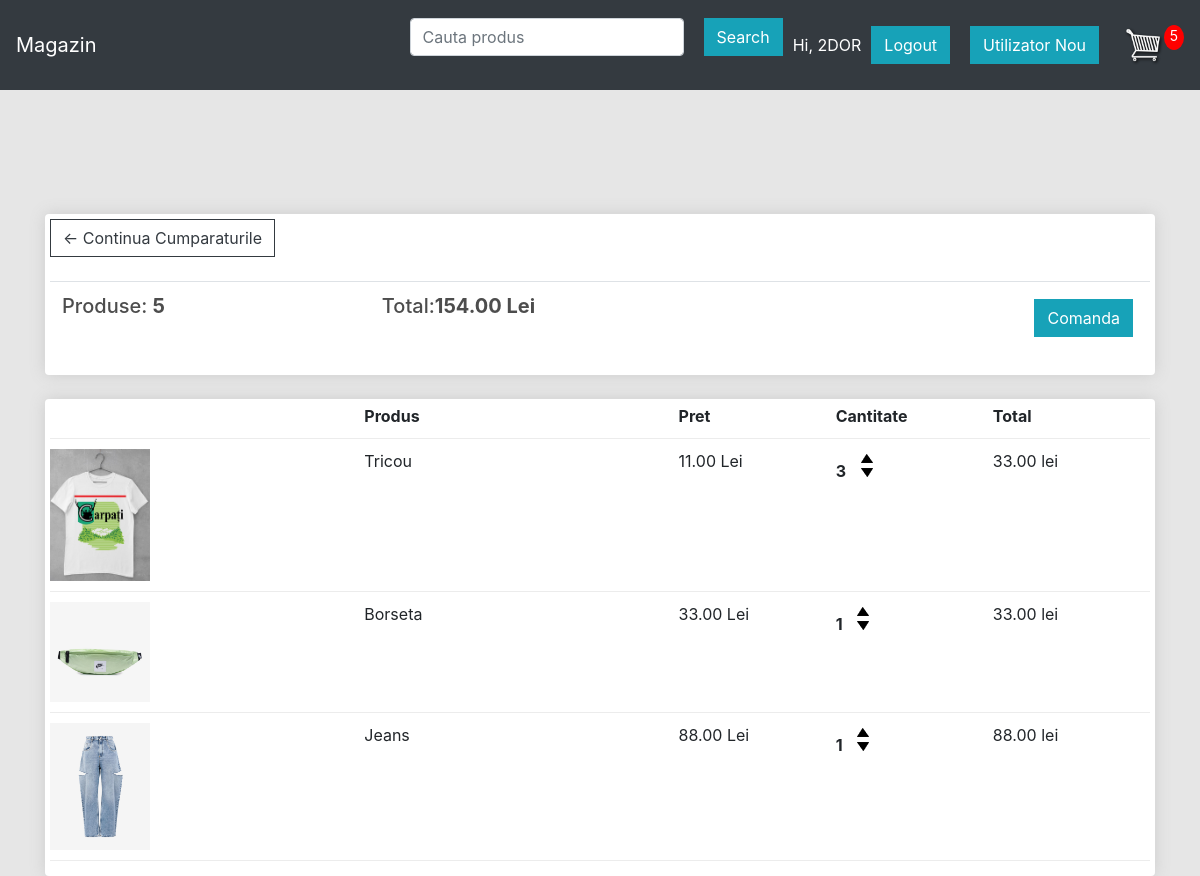
The app's page /cos/ (signed in) with its own data.
### magazin/models.py (models this page shows, shortened)
class Comanda(models.Model):
	client = models.ForeignKey(Client, on_delete=models.SET_NULL, blank=True, null=True)
	data_comenzii = models.DateTimeField(auto_now_add=True)
	complet = models.BooleanField(default=False)
	id_tranzactie = models.CharField(max_length=200, null=True)
	@property
	def get_cart_total(self):
		comandaitems = self.comandaprodus_set.all()
		total = sum([produs.get_total for produs in comandaitems])
		return total
	@property
	def get_cart_items(self):
		comandaitems = self.comandaprodus_set.all()
		total = sum([produs.cantitate for produs in comandaitems])
		return total

class ComandaProdus(models.Model):
	produs = models.ForeignKey(Produs, on_delete=models.SET_NULL, blank=True, null=True)
	comanda = models.ForeignKey(Comanda, on_delete=models.SET_NULL, blank=True, null=True)
	cantitate = models.IntegerField(default=0, null=True, blank=True)
	data_adaugarii = models.DateTimeField(auto_now_add=True)
	@property
	def get_total(self):
		total = self.produs.price * self.cantitate
		return total

class Produs(models.Model):
	name = models.CharField(max_length=200, null=True)
	price = models.FloatField()
	imagine = models.ImageField(null=True, blank=True)
	@property
	def imageURL(self):
		try:
			url = self.imagine.url
		except:
			url = ''
		return url

### magazin/views.py (the view)
# urls.py: path('cos/', views.cos, name='cos'),
def cos(request):
	if request.user.is_authenticated:
		client = request.user.client
		comanda, created = Comanda.objects.get_or_create(client=client, complet=False)
		items = comanda.comandaprodus_set.all()
		cosProduse = comanda.get_cart_items
	else:
		items = []
		comanda = {'get_cart_total': 0, 'get_cart_items': 0}
		cosProduse = comanda['get_cart_items']
	contain = {'items': items, 'comanda': comanda, 'cosProduse': cosProduse}
	return render(request, 'magazin/cos.html', contain)

### magazin/templates/magazin/cos.html
{% extends 'magazin/main.html' %}
{% load static %}
{% block content %}
	<div class="row" >
		<div class="col-lg-12" >
			<div class="box-element" style="background-color: #fff;" >
				<a  class="btn btn-outline-dark" href="{% url 'magazin' %}">&#x2190; Continua Cumparaturile</a>
				<br>
				<br>
				<table class="table" >
					<tr>
						<th><h5>Produse: <strong>{{ comanda.get_cart_items }}</strong></h5></th>
						<th><h5>Total:<strong>{{ comanda.get_cart_total|floatformat:2 }} Lei</strong></h5></th>
						<th>
							<a  style="float:right; margin:5px;" class="btn btn-info" href="{% url 'comanda' %}">Comanda</a>
						</th>
					</tr>
				</table>
			</div>
			<br>
			<div class="box-element" style="background-color: #fff;">
				<div class="cart-row">
					<div style="flex:2"></div>
					<div style="flex:2"><strong>Produs</strong></div>
					<div style="flex:1"><strong>Pret</strong></div>
					<div style="flex:1"><strong>Cantitate</strong></div>
					<div style="flex:1"><strong>Total</strong></div>
				</div>
				{% for item in items %}
				<div class="cart-row">
					<div style="flex:2"><img class="row-image" src="{{ item.produs.imageURL }}"></div>
					<div style="flex:2"><p>{{ item.produs.name }}</p></div>
					<div style="flex:1"><p>{{ item.produs.price|floatformat:2 }} Lei</p></div>
					<div style="flex:1">
						<p class="quantity">{{ item.cantitate }}</p>
						<div class="quantity">
							<img data-product="{{item.produs.id}}" data-action="add" class="chg-quantity update-cart" src="{% static  'images/arrow-up.png' %}">
							<img data-product="{{item.produs.id}}" data-action="remove" class="chg-quantity update-cart" src="{% static  'images/arrow-down.png' %}">
						</div>
					</div>
					<div style="flex:1"><p>{{ item.get_total|floatformat:2  }} lei</p></div>
				</div>
				{% endfor %}
			</div>
		</div>
	</div>
{% endblock content %}

### magazin/templates/magazin/main.html (shortened to what this page needs)
{% load static %}
<html>
<head>
    <link rel="stylesheet" href="https://stackpath.bootstrapcdn.com/bootstrap/4.4.1/css/bootstrap.min.css"
>
    <link rel="stylesheet" type="text/css" href="{% static 'css/main.css' %}">
</head>
<body>
<nav class="navbar navbar-expand-lg navbar-dark bg-dark">
    <a class="navbar-brand" href="{% url 'magazin' %}">Magazin</a>
    <div class="collapse navbar-collapse" id="navbarSupportedContent">
        <form class="d-flex" method="POST" action="{% url 'searchp' %}">
            <input class="form-control me-2" type="search" placeholder="Cauta produs" aria-label="Search"
                   style="margin:10px;" name="cauta">
            <button class="btn btn-info" type="submit" style="margin:10px;">Search</button>
        </form>
        <div class="form-inline my-2 my-lg-0">
            {% if user.is_authenticated %}
            <span style="color:#ffff">Hi, {{ request.user.username|upper }}</span>
            <a class="btn btn-info" href="/logout" style="margin:10px;">Logout</a>
            {% else %}
            <a href="{% url 'log' %}" class="btn btn-info" style="margin:10px;">Login</a>
            {% endif %}
            <a href="{% url 'login' %}" class="btn btn-info" style="margin:10px;">Utilizator
                Nou</a>
            <a href="{% url 'cos' %}">
                <img id="cart-icon" src="{% static 'images/cart.png' %}">
            </a>
            <p id="cart-total">{{ cosProduse }}</p>
        </div>
    </div>
</nav>
<div class="container">
    <br>
    {% block content %}
    {% endblock content %}
</div>
</body>
</html>

### static/css/main.css (style rules this page uses)
body { background-color: hsl(0, 0%, 90%); }
h1,h2,h3,h4,h5,h6 { color:hsl(0, 0%, 30%); }
.box-element { box-shadow:hsl(0, 0%, 80%) 0 0 16px; background-color: #fff; border-radius: 4px; padding: 5px; }
#cart-icon { width:40px; display: inline-block; margin-left: 15px; }
#cart-total { display: block; text-align: center; color:#fff; background-color: red; width: 20px; height: 25px; border-radius: 50%; font-size: 14px; }
.col-lg-4, .col-lg-6, .col-lg-8, .col-lg-12 { margin-top: 100px; }
.btn { border-radius: 0; }
.row-image { width: 100px; }
.cart-row { display: flex; align-items: flex-stretch; padding-bottom: 10px; margin-bottom: 10px; border-bottom: 1px solid #ececec; }
.quantity { display: inline-block; font-weight: 700; padding-right:10px; }
.chg-quantity { width: 12px; cursor: pointer; display: block; margin-top: 5px; transition:.1s; }

### records on screen
Comanda: get_cart_items "5", get_cart_total "154.00"
ComandaProdus: produs.imageURL (picture), produs.name "Tricou", produs.price "11.00", cantitate "3", get_total "33.00"
ComandaProdus: produs.imageURL (picture), produs.name "Borseta", produs.price "33.00", cantitate "1", get_total "33.00"
ComandaProdus: produs.imageURL (picture), produs.name "Jeans", produs.price "88.00", cantitate "1", get_total "88.00"

### other values on screen
{{ request.user.username|upper }} "2DOR"
{{ cosProduse }} "5"
